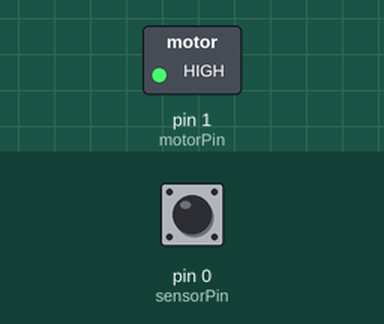
Recording of a sketch running on a simulated Arduino Uno, built with avr-gcc and run on an emulated ATmega328P. Parts: switched loads named in the sketch (green lamp = pin HIGH). Inputs (shaded band) come from the test bench; at power-on: pin 0 (sensorPin) HIGH.

Above: at 1.2 s.
1.3 s: pin 0 (sensorPin) pulsed LOW 2 times (0.12 s each, 0.3 s apart)
At 2.0 s:
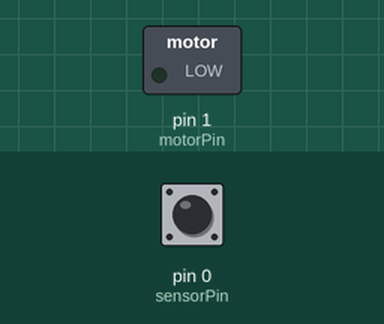
Timing chart, 0 to 4.3 s (numbered marks = the images above; inputs shaded):
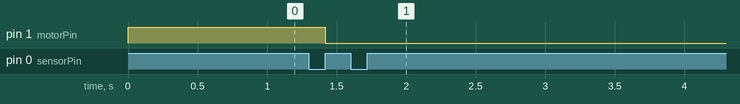

Measured:
- after the input at 1.3 s, pin 1 (motorPin): HIGH → LOW after 0.12 s

The sketch:

Tester.ino
```cpp
/*
Really simple tester for the cat feeder.  Runs One feeding every 60 seconds
 */

#include <limits.h>

// Device pins
const int motorPin =  1;      // MISO
const int sensorPin = 0;      // MOSI

// Feeding interval
const unsigned long interval = 60000;

// Variables will change:
int motorState = LOW;             // ledState used to set the LED

boolean sensorState= 0;
unsigned long previousMillis;        // will store last time LED was updated


void clock()
{
  sensorState=!sensorState;
  digitalWrite(sensorPin, sensorState);
}

void setup() {
  // set the digital pin as output:
  pinMode(motorPin, OUTPUT);
  pinMode(sensorPin,INPUT_PULLUP);

  previousMillis = ULONG_MAX - interval; // run immediately on powerup

}

// time diff that handles rollover
unsigned long deltaT(unsigned long latest, unsigned long last){
 if (last>latest){
   return (ULONG_MAX-last) + latest;
 } else {
   return latest-last;
 }

}

void loop()
{
  unsigned long currentMillis = millis();


  // Reached feeding interval?
  if(deltaT(currentMillis,previousMillis) > interval) {
    // save the last time you turned it on
    previousMillis = millis();

    motorState = HIGH;
    digitalWrite(motorPin, motorState);
  }

  if (motorState == HIGH && digitalRead(sensorPin) == LOW){
    // wait until sensorPin is back to HIGH so we're past the low point
    while (digitalRead(sensorPin) == LOW){
       delay(10);
    }

    // stop motor
    motorState = LOW;
    digitalWrite(motorPin, motorState);
  }

}
```
